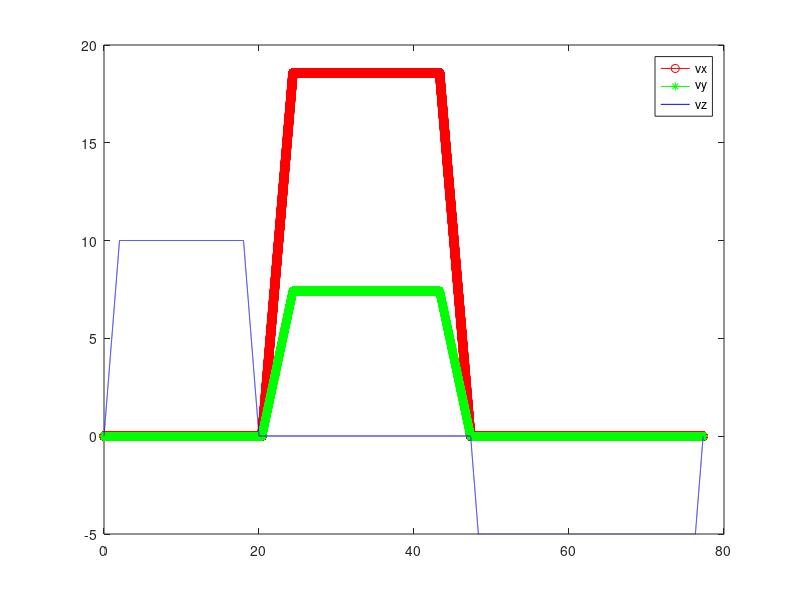
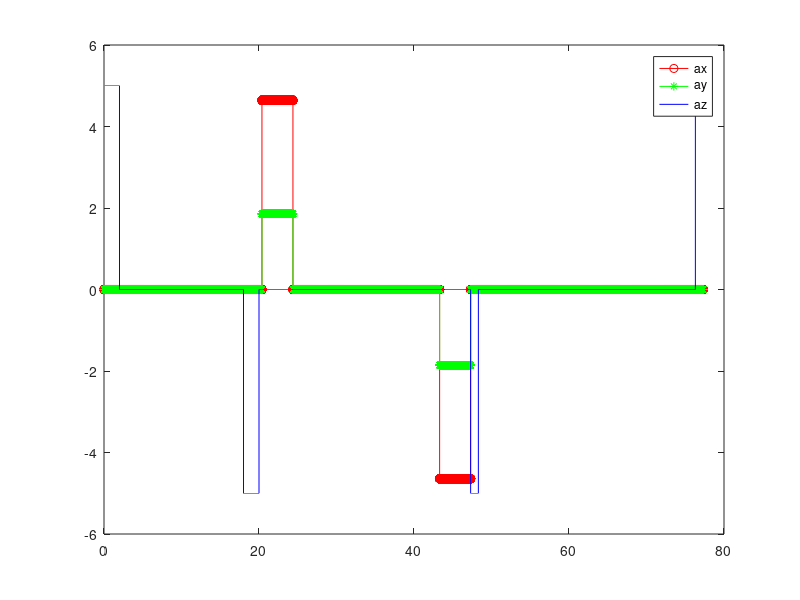
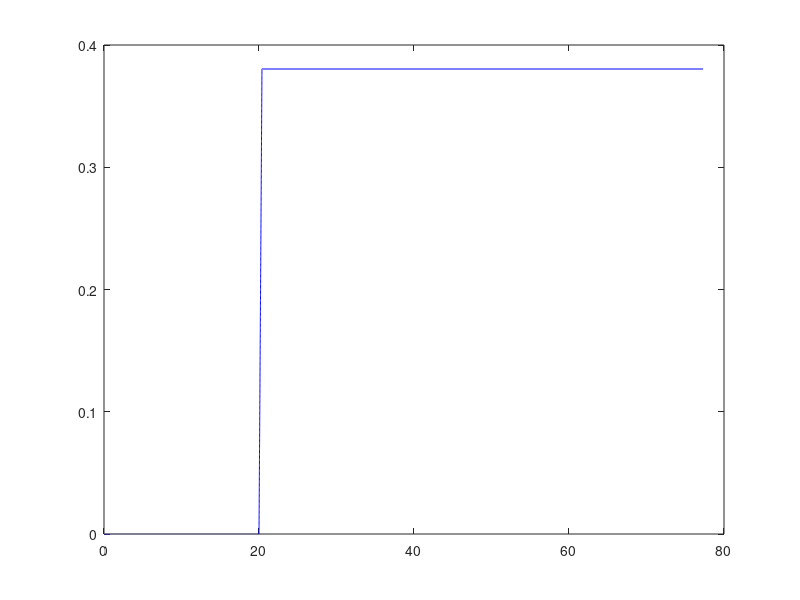
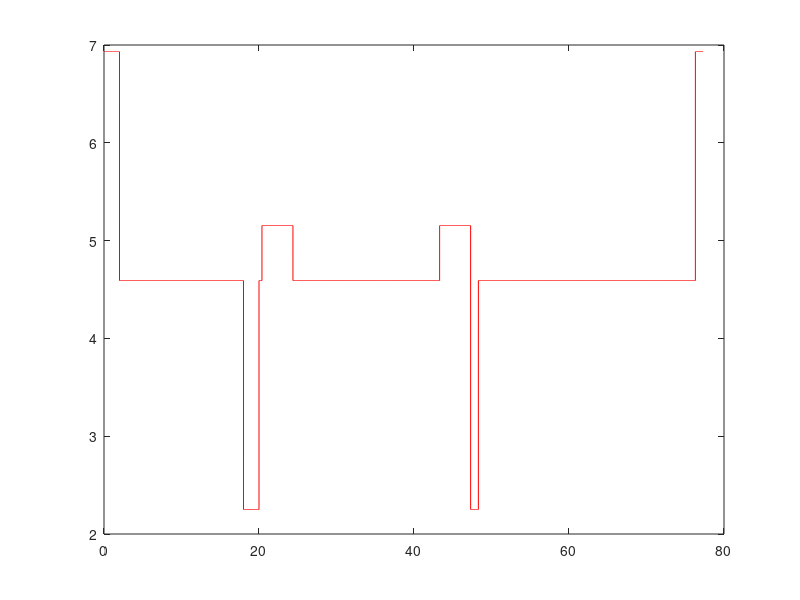

These figures' MATLAB source, in order:
%ME579_project_design
%SI unit
function main
clear
clc
%======parameters
%flight control
g=9.81;m=0.468;l=0.225;k=2.980e-6;b=1.14e-7;I_M=3.357e-5;I_xx=4.856e-3;
I_yy=I_xx;I_zz=8.801e-3;A_x=0.0;A_y=0.0;A_z=0.0;

H_hover=2e2;H_drop=0.5e2;a1=5;a2=1;a3=5;a4=5;v1=10;v2=10;v3=20;v4=5;

%initial&final position
x0=0;y0=0;z0=0;x1=500;y1=200;z1=H_hover;z2=H_drop;
a=[a1;a2;a3;a4];v=[v1;v2;v3;v4];dt=0.001;

%======desired trajectory---dksi, ddksi, psi
[dksi,ddksi,psi,tt]=design(x0,y0,z0,x1,y1,z1,z2,a,v,dt);

inplot(dksi,ddksi,psi,tt)
 
%======thrust & torques 
[thru,tao]=force(dksi,ddksi,psi,tt,m,A_x,A_y,A_z,I_xx,I_yy,I_zz,g,dt);
figure(4)
plot(tt,thru,'r-')
figure(5)
plot(tt,tao(1,:),'r-')
hold on
plot(tt,tao(2,:),'k-')
plot(tt,tao(3,:),'b-')
legend('\tau_1','\tau_2','\tau_3')

%======calculated tracjectory---omega, ksi, psi
%[omega,ksi_c,eta_c]=forward(thru,tao,k,l,b,dt);

%======plot
%traplot(omega,ksi_c,eta_c,tt);



end

function [dksi,ddksi,psi,tt]=design(x0,y0,z0,x1,y1,z1,z2,a,v,dt)
dksi=[];ddksi=[];psi=[];tt=[];
%---------
%ascending
ii=1;
h(ii)=z1-z0;
T(ii)=h/v(1);
t1=v(ii)/a(ii);
ti=[0:dt:T];
nstep=length(ti);
dksi_t(1,1:nstep)=0;
dksi_t(2,1:nstep)=0;
ddksi_t(1,1:nstep)=0;
ddksi_t(2,1:nstep)=0;
psi_t(1:nstep)=0;
for i=1:nstep
   if(ti(i)<t1)
       dksi_t(3,i)=a(ii)*ti(i);
       ddksi_t(3,i)=a(ii);
   elseif(ti(i)>(T-t1))
       dksi_t(3,i)=h(ii)/v(ii)*a(ii)-a(ii)*ti(i);
       ddksi_t(3,i)=-a(ii);
   else
       dksi_t(3,i)=v(ii);
       ddksi_t(3,i)=0;
   end
end

dksi=[dksi,dksi_t];
ddksi=[ddksi,ddksi_t];
psi=[psi,psi_t];
tt=[tt,ti];

%---------
%yawing
ii=2;
h=sqrt((x1-x0)^2+(y1-y0)^2);
alpha=asin((y1-y0)/h);
T(ii)=alpha/a(ii);
ti=[0:dt:T(ii)];
nstep=length(ti);
dksi_t=[]
dksi_t=[];
ddksi_t=[];
psi_t=zeros(1,nstep);
for i=1:nstep
       dksi_t(1:3,i)=0;
       ddksi_t(1:3,i)=0;
       psi_t(1,i)=ti(i)*a(ii);
end

dksi=[dksi,dksi_t];
ddksi=[ddksi,ddksi_t];
psi=[psi,psi_t];
tt=[tt,ti+T(ii-1)];

%---------
%hovering
ii=3;
h=sqrt((x1-x0)^2+(y1-y0)^2);
alpha=asin((y1-y0)/h);
v(ii)*sin(alpha)
v(ii)*cos(alpha)
T(ii)=h/v(ii);
t1=v(ii)/a(ii);
ti=[0:dt:T(ii)];
nstep=length(ti);
dksi_t=[]
dksi_t=[];
ddksi_t=[];
psi_t=[];
for i=1:nstep
    psi_t(i)=alpha;
   if(ti(i)<t1)
       dksi_t(1,i)=a(ii)*ti(i)*cos(alpha);
       dksi_t(2,i)=a(ii)*ti(i)*sin(alpha);
       dksi_t(3,i)=0;
       ddksi_t(1,i)=a(ii)*cos(alpha);
       ddksi_t(2,i)=a(ii)*sin(alpha);
       ddksi_t(3,i)=0;
   elseif(ti(i)>(T(ii)-t1))
       dksi_t(1,i)=(h/v(ii)*a(ii)-a(ii)*ti(i))*cos(alpha);
       dksi_t(2,i)=(h/v(ii)*a(ii)-a(ii)*ti(i))*sin(alpha);
       dksi_t(3,i)=0;
       ddksi_t(1,i)=-a(ii)*cos(alpha);
       ddksi_t(2,i)=-a(ii)*sin(alpha);
       ddksi_t(3,i)=0;
   else
       dksi_t(1,i)=v(ii)*cos(alpha);
       dksi_t(2,i)=v(ii)*sin(alpha);
       dksi_t(3,i)=0;
       ddksi_t(1,i)=0;
       ddksi_t(2,i)=0;
       ddksi_t(3,i)=0;
   end
end
dksi=[dksi,dksi_t];
ddksi=[ddksi,ddksi_t];
psi=[psi,psi_t];
tt=[tt,ti+sum(T(1:ii-1))];

%---------
%descending
ii=4;
h=z1-z2;
T(ii)=h/v(ii);
t1=v(ii)/a(ii);
ti=[0:dt:T(ii)];
nstep=length(ti);
dksi_t=[]
dksi_t=[];
ddksi_t=[];
psi_t=[];
for i=1:nstep
    psi_t(i)=alpha;
   if(ti(i)<t1)
       dksi_t(1,i)=0;
       dksi_t(2,i)=0;
       dksi_t(3,i)=-a(ii)*ti(i);
       ddksi_t(1,i)=0;
       ddksi_t(2,i)=0;
       ddksi_t(3,i)=-a(ii);
   elseif(ti(i)>(T(ii)-t1))
       dksi_t(1,i)=0;
       dksi_t(2,i)=0;
       dksi_t(3,i)=a(ii)*ti(i)-h*a(ii)/v(ii);
       ddksi_t(1,i)=0;
       ddksi_t(2,i)=0;
       ddksi_t(3,i)=a(ii);
   else
       dksi_t(1,i)=0;
       dksi_t(2,i)=0;
       dksi_t(3,i)=-v(ii);
       ddksi_t(1,i)=0;
       ddksi_t(2,i)=0;
       ddksi_t(3,i)=0;
   end
end
dksi=[dksi,dksi_t];
ddksi=[ddksi,ddksi_t];
psi=[psi,psi_t];
tt=[tt,ti+sum(T(1:ii-1))];

end
function [thru,tao]=force(dksi,ddksi,psi,tt,m,Ax,Ay,Az,I_xx,I_yy,I_zz,g,dt)
nstep=length(tt);
for i=1:nstep
    d_x=ddksi(1,i)+Ax*dksi(1,i)/m;
    d_y=ddksi(2,i)+Ay*dksi(2,i)/m;
    d_z=ddksi(3,i)+Az*dksi(3,i)/m;
    spsi=sin(psi(i));
    cpsi=cos(psi(i));
    phi(i)=asin((d_x*spsi-d_y*cpsi)/(d_x^2+d_y^2+(d_z+g)^2));
    theta(i)=atan((d_x*cpsi+d_y*spsi)/(d_z+g));
    
    cphi=cos(phi(i));
    sphi=sin(phi(i));
    ctheta=cos(theta(i));
    stheta=sin(theta(i));
    
    thru(1,i)=m*(d_x*(stheta*cpsi*cphi+spsi*sphi)+d_y*(stheta*spsi*cphi...
        -cpsi*sphi)+(d_z+g)*ctheta*cphi);
end
eta=[phi;theta;psi];
%deta
deta=zeros(3,nstep);
for i=2:nstep-1
    deta(1,i)=(phi(i+1)-phi(i-1))/2/dt;
    deta(2,i)=(theta(i+1)-theta(i-1))/2/dt;
    deta(3,i)=(psi(i+1)-psi(i-1))/2/dt;
end
    deta(1,nstep)=(phi(nstep)-phi(nstep-1))/dt;
    deta(2,nstep)=(theta(nstep)-theta(nstep-1))/dt;
    deta(3,nstep)=(psi(nstep)-psi(nstep-1))/dt;
%ddeta
ddeta=zeros(3,nstep);
for i=2:nstep-1
    ddeta(1,i)=(deta(1,i+1)-deta(1,i-1))/2/dt;
    ddeta(2,i)=(deta(2,i+1)-deta(2,i-1))/2/dt;
    ddeta(3,i)=(deta(3,i+1)-deta(3,i-1))/2/dt;
end
    ddeta(1,nstep)=(deta(1,nstep)-deta(1,nstep-1))/dt;
    ddeta(2,nstep)=(deta(2,nstep)-deta(2,nstep-1))/dt;
    ddeta(3,nstep)=(deta(3,nstep)-deta(3,nstep-1))/dt;
    
    figure(7)
    plot(tt,eta(1,:),'r')
    hold on
    plot(tt,eta(2,:),'k')
    plot(tt,eta(3,:),'b')
    
    figure(8)
    plot(tt,deta(1,:),'r')
    hold on
    plot(tt,deta(2,:),'k')
    plot(tt,deta(3,:),'b')
    
    figure(9)
    plot(tt,ddeta(1,:),'r')
    hold on
    plot(tt,ddeta(2,:),'k')
    plot(tt,ddeta(3,:),'b')
    
    
    [J,Ceta]=JC(eta,deta,ddeta,I_xx,I_yy,I_zz);
    
    tao=J*ddeta+Ceta*deta;
    
end
function [omega,ksi,eta]=forward(thru,tao,k,l,b,dt)
%==========================================================================
g=9.81;m=0.468;I_M=3.357e-5;I_xx=4.856e-3;
I_yy=I_xx;I_zz=8.801e-3;A_x=0.25;A_y=0.25;A_z=0.25;

R=@(eta) [cos(eta(3)*cos(eta(2))),cos(eta(3))*sin(eta(2))*sin(eta(1))-sin(eta(3)*...
  cos(eta(1))),cos(eta(3))*sin(eta(2))*cos(eta(1))+sin(eta(3))*sin(eta(1));sin(eta(3))...
  *cos(eta(2)),sin(eta(3))*sin(eta(2))*sin(eta(1))+cos(eta(3))*cos(eta(1)),sin(eta(3))...
  *sin(eta(2))*cos(eta(1))-cos(eta(3))*sin(eta(1));-sin(eta(2)),cos(eta(2))*sin(eta(1))...
  ,cos(eta(2))*cos(eta(1))]; %rotation matrix 

W_eta=@(eta)[1,0,-sin(eta(2));0,cos(eta(1)),cos(eta(2))*sin(eta(1));...
    0,-sin(eta(1)),cos(eta(2))*cos(eta(1))];

I=diag([I_xx,I_yy,I_zz]);

J=@(eta) W_eta(eta)'*I*W_eta(eta);

C=@(eta,deta)[0,(I_yy-I_zz)*(deta(2)*cos(eta(1))*sin(eta(1))+deta(3)*...
    sin(eta(1))^2*cos(eta(2)))+(I_zz-I_yy)*deta(3)*cos(eta(1))^2*...
    cos(eta(2))-I_xx*deta(3)*cos(eta(2)),(I_zz-I_yy)*deta(3)*cos(eta(1))*...
    sin(eta(1))*cos(eta(2))^2;(I_zz-I_yy)*(deta(2)*cos(eta(1))*sin(eta(1))...
    +deta(3)*sin(eta(1))^2*cos(eta(2)))+(I_yy-I_zz)*deta(3)*cos(eta(1))^2*...
    cos(eta(2))+I_xx*deta(3)*cos(eta(2)),(I_zz-I_yy)*deta(1)*cos(eta(1))*...
    sin(eta(1)),-I_xx*deta(3)*sin(eta(2))*cos(eta(2))+I_yy*deta(3)*...
    sin(eta(1))^2*sin(eta(2))*cos(eta(2))+I_zz*deta(3)*cos(eta(1))^2*...
    sin(eta(2))*cos(eta(2));(I_yy-I_zz)*deta(3)*cos(eta(2))^2*sin(eta(1))...
    *cos(eta(1))-I_xx*deta(2)*cos(eta(2)),(I_zz-I_yy)*(deta(2)*cos(eta(1))...
    *sin(eta(1))*sin(eta(2))+deta(1)*sin(eta(1))^2*cos(eta(2)))+(I_yy-I_zz)*...
    deta(1)*cos(eta(1))^2*cos(eta(2))+I_xx*deta(3)*sin(eta(2))*cos(eta(2))-...
    I_yy*deta(3)*sin(eta(1))^2*sin(eta(2))*cos(eta(2))-I_zz*deta(3)*...
    cos(eta(1))^2*sin(eta(2))*cos(eta(2)),(I_yy-I_zz)*deta(1)*cos(eta(1))*...
    sin(eta(1))*cos(eta(2))^2-I_yy*deta(2)*sin(eta(1))^2*cos(eta(2))*...
    sin(eta(2))-I_zz*deta(2)*cos(eta(1))^2*cos(eta(2))*sin(eta(2))+...
    I_xx*deta(2)*cos(eta(2))*sin(eta(2))]; %Coriolis term


T_B=@(omega)[0;0;k*sum(omega.^2)]; %force

tau_B=@(omega,domega)[l*k*(-omega(2)^2+omega(4)^2);l*k*(-omega(1)^2+omega(3)^2);...
    b*(omega(1)^2-omega(2)^2+omega(3)^2-omega(4)^2)+I_M*(domega(1)-domega(2)+...
    domega(3)-domega(4))]; %torque

ddksi=@(eta,omega,dksi)(-g*[0;0;1]+1/m*R(eta)*T_B(omega)-1/m*diag([A_x,A_y,A_z])*dksi);
ddeta=@(eta,deta,omega,domega) inv(J(eta))*(tau_B(omega,domega)-C(eta,deta)*deta);
%==========================================================================

nstep=length(thru);
%omega
omega(1,:)=(thru(1,:)/4/k-tao(2,:)/2/k/l-tao(3,:)/4/b).^(1/2); 
omega(2,:)=(thru(1,:)/4/k-tao(1,:)/2/k/l+tao(3,:)/4/b).^(1/2);
omega(3,:)=(thru(1,:)/4/k+tao(2,:)/2/k/l-tao(3,:)/4/b).^(1/2);
omega(4,:)=(thru(1,:)/4/k+tao(1,:)/2/k/l+tao(3,:)/4/b).^(1/2);
for i=1:nstep
j=1;
if(isreal(omega(j,i))==0)
    i
   omega(j,i) 
end
end
%domega
domega=zeros(4,nstep);
% for i=2:nstep-1
%  domega(:,i)=(omega(:,i+1)-omega(:,i-1))/2/dt;
% end
%  domega(:,nstep)=(omega(:,nstep)-omega(:,nstep-1))/dt;

 eta_i=zeros(3,1);
 deta_i=zeros(3,1);
 omega_i=zeros(4,1);
 domega_i=zeros(4,1);
 ksi_i=zeros(3,1);
 dksi_i=zeros(3,1);
 ii=0;
 
 eta=0;
 ksi=0;
%[eta,ksi,deta,dksi]=propogate(nstep,eta_i,deta_i,omega_i,domega_i,ksi_i,dksi_i,ddeta,ddksi,dt,omega,domega,ii);


end
function traplot(omega,ksi_c,eta_c,tt)

plot(tt,omega(1,:),'-r')
hold on
plot(tt,omega(2,:),'-k')
plot(tt,omega(3,:),'-b')
plot(tt,omega(4,:),'-m')
legend('omega_1','omega_2','omega_3','omega_4')
end
function [J,Ceta]=JC(eta,deta,ddeta,I_xx,I_yy,I_zz)
W_eta=[1,0,-sin(eta(2));0,cos(eta(1)),cos(eta(2))*sin(eta(1));...
    0,-sin(eta(1)),cos(eta(2))*cos(eta(1))];

I=diag([I_xx,I_yy,I_zz]);

J= W_eta'*I*W_eta;

Ceta=[0,(I_yy-I_zz)*(deta(2)*cos(eta(1))*sin(eta(1))+deta(3)*...
    sin(eta(1))^2*cos(eta(2)))+(I_zz-I_yy)*deta(3)*cos(eta(1))^2*...
    cos(eta(2))-I_xx*deta(3)*cos(eta(2)),(I_zz-I_yy)*deta(3)*cos(eta(1))*...
    sin(eta(1))*cos(eta(2))^2;(I_zz-I_yy)*(deta(2)*cos(eta(1))*sin(eta(1))...
    +deta(3)*sin(eta(1))^2*cos(eta(2)))+(I_yy-I_zz)*deta(3)*cos(eta(1))^2*...
    cos(eta(2))+I_xx*deta(3)*cos(eta(2)),(I_zz-I_yy)*deta(1)*cos(eta(1))*...
    sin(eta(1)),-I_xx*deta(3)*sin(eta(2))*cos(eta(2))+I_yy*deta(3)*...
    sin(eta(1))^2*sin(eta(2))*cos(eta(2))+I_zz*deta(3)*cos(eta(1))^2*...
    sin(eta(2))*cos(eta(2));(I_yy-I_zz)*deta(3)*cos(eta(2))^2*sin(eta(1))...
    *cos(eta(1))-I_xx*deta(2)*cos(eta(2)),(I_zz-I_yy)*(deta(2)*cos(eta(1))...
    *sin(eta(1))*sin(eta(2))+deta(1)*sin(eta(1))^2*cos(eta(2)))+(I_yy-I_zz)*...
    deta(1)*cos(eta(1))^2*cos(eta(2))+I_xx*deta(3)*sin(eta(2))*cos(eta(2))-...
    I_yy*deta(3)*sin(eta(1))^2*sin(eta(2))*cos(eta(2))-I_zz*deta(3)*...
    cos(eta(1))^2*sin(eta(2))*cos(eta(2)),(I_yy-I_zz)*deta(1)*cos(eta(1))*...
    sin(eta(1))*cos(eta(2))^2-I_yy*deta(2)*sin(eta(1))^2*cos(eta(2))*...
    sin(eta(2))-I_zz*deta(2)*cos(eta(1))^2*cos(eta(2))*sin(eta(2))+...
    I_xx*deta(2)*cos(eta(2))*sin(eta(2))]; %Coriolis term
end
function inplot(dksi,ddksi,psi,tt)
le=length(tt);
lag=1;
figure(1)
plot(tt(1:lag:le),dksi(1,1:lag:le),'-ro');
hold on
plot(tt(1:lag:le),dksi(2,1:lag:le),'-g*');
plot(tt,dksi(3,:),'-b');
legend('vx','vy','vz')
figure(2)
plot(tt,ddksi(1,:),'-ro');
hold on
plot(tt,ddksi(2,:),'-g*');
plot(tt,ddksi(3,:),'-b');
legend('ax','ay','az')
figure(3)
plot(tt,psi,'-b');
end
function [eta,ksi,deta,dksi]=propogate(nstep,eta_i,deta_i,omega_i,domega_i,ksi_i,dksi_i,ddeta,ddksi,dt,omega,domega,ii)
ksi(:,1)=ksi_i;
dksi(:,1)=dksi_i;
eta(:,1)=eta_i;%
deta(:,1)=eta_i;%

for i=2:nstep
    %acceleration
    ddeta_i=ddeta(eta_i,deta_i,omega_i,domega_i);
    ddksi_i=ddksi(eta_i,omega_i,dksi_i);
    
    %velosity
    deta_i=deta_i+ddeta_i*dt;
    dksi_i=dksi_i+ddksi_i*dt;
    
    %position
    eta_i=eta_i+deta_i*dt;
    ksi_i=ksi_i+dksi_i*dt;
    omega_i=omega(:,i);
    domega_i=domega(:,i);
    
    eta(:,i)=eta_i;%
    ksi(:,i)=ksi_i;%
    dksi(:,i)=dksi_i;
    deta(:,i)=deta_i;
    
   if(isnan(eta_i)|isnan(ksi_i))
      disp('not converge for i=')
       i
      disp('program stop')
       break
   end
    
end
end


